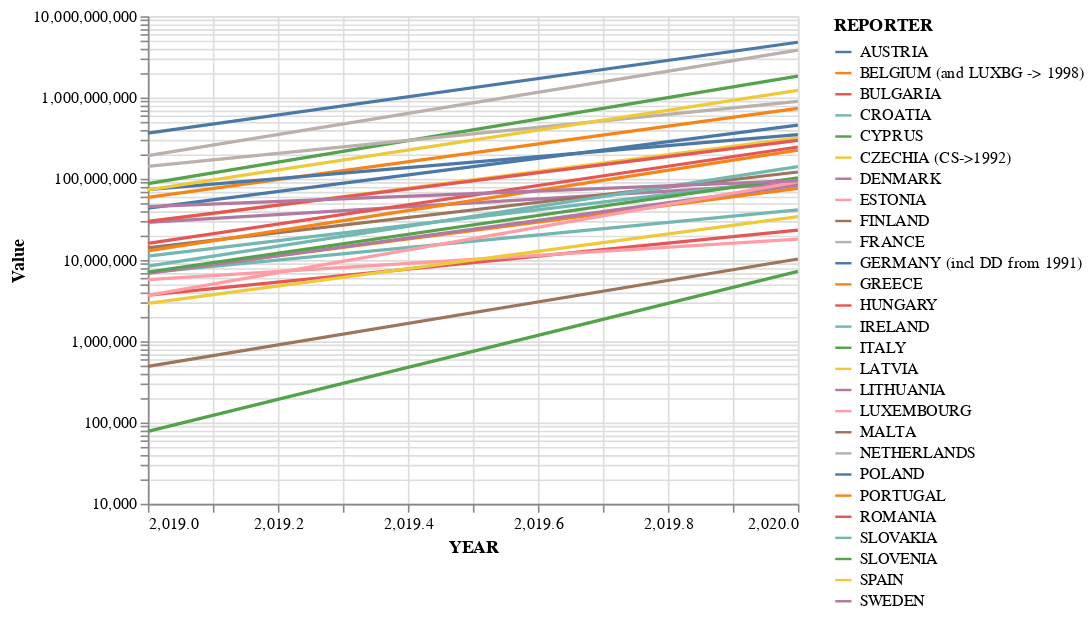

The notebook cell this image was saved under:
### Code cell
altair.Chart(slope).mark_line().encode(
    x = "YEAR",
    y = altair.Y("Value", scale=altair.Scale(type='log')),
    color = "REPORTER",
    tooltip = "REPORTER"
)

### Figure 1 — Vega-Lite specification as saved in the notebook (floating-point values rounded to 4 significant figures)
{"config": {"view": {"continuousWidth": 400, "continuousHeight": 300}}, "data": {"name": "data-688636661621c44d367a6d3f68925691"}, "mark": "line", "encoding": {"color": {"type": "nominal", "field": "REPORTER"}, "tooltip": {"type": "nominal", "field": "REPORTER"}, "x": {"type": "quantitative", "field": "YEAR"}, "y": {"type": "quantitative", "field": "Value", "scale": {"type": "log"}}}, "$schema": "https://vega.github.io/schema/vega-lite/v4.8.1.json", "datasets": {"data-688636661621c44d367a6d3f68925691": [{"REPORTER": "AUSTRIA", "YEAR": 2019, "Value": 43440000.0, "Flag and Footnotes": 0.0}, {"REPORTER": "AUSTRIA", "YEAR": 2020, "Value": 457600000.0, "Flag and Footnotes": 0.0}, {"REPORTER": "BELGIUM (and LUXBG -> 1998)", "YEAR": 2019, "Value": 58810000.0, "Flag and Footnotes": 0.0}, {"REPORTER": "BELGIUM (and LUXBG -> 1998)", "YEAR": 2020, "Value": 733400000.0, "Flag and Footnotes": 0.0}, {"REPORTER": "BULGARIA", "YEAR": 2019, "Value": 3692000.0, "Flag and Footnotes": 0.0}, {"REPORTER": "BULGARIA", "YEAR": 2020, "Value": 23290000.0, "Flag and Footnotes": 0.0}, {"REPORTER": "CROATIA", "YEAR": 2019, "Value": 7011000.0, "Flag and Footnotes": 0.0}, {"REPORTER": "CROATIA", "YEAR": 2020, "Value": 41480000.0, "Flag and Footnotes": 0.0}, {"REPORTER": "CYPRUS", "YEAR": 2019, "Value": 77660.0, "Flag and Footnotes": 0.0}, {"REPORTER": "CYPRUS", "YEAR": 2020, "Value": 7244000.0, "Flag and Footnotes": 0.0}, {"REPORTER": "CZECHIA (CS->1992)", "YEAR": 2019, "Value": 29400000.0, "Flag and Footnotes": 0.0}, {"REPORTER": "CZECHIA (CS->1992)", "YEAR": 2020, "Value": 317600000.0, "Flag and Footnotes": 0.0}, {"REPORTER": "DENMARK", "YEAR": 2019, "Value": 29010000.0, "Flag and Footnotes": 0.0}, {"REPORTER": "DENMARK", "YEAR": 2020, "Value": 87730000.0, "Flag and Footnotes": 0.0}, {"REPORTER": "ESTONIA", "YEAR": 2019, "Value": 5752000.0, "Flag and Footnotes": 0.0}, {"REPORTER": "ESTONIA", "YEAR": 2020, "Value": 18030000.0, "Flag and Footnotes": 0.0}, {"REPORTER": "FINLAND", "YEAR": 2019, "Value": 14060000.0, "Flag and Footnotes": 0.0}, {"REPORTER": "FINLAND", "YEAR": 2020, "Value": 121100000.0, "Flag and Footnotes": 0.0}, {"REPORTER": "FRANCE", "YEAR": 2019, "Value": 193100000.0, "Flag and Footnotes": 0.0}, {"REPORTER": "FRANCE", "YEAR": 2020, "Value": 3830000000.0, "Flag and Footnotes": 0.0}, {"REPORTER": "GERMANY (incl DD from 1991)", "YEAR": 2019, "Value": 365100000.0, "Flag and Footnotes": 0.0}, {"REPORTER": "GERMANY (incl DD from 1991)", "YEAR": 2020, "Value": 4787000000.0, "Flag and Footnotes": 0.0}, {"REPORTER": "GREECE", "YEAR": 2019, "Value": 6971000.0, "Flag and Footnotes": 0.0}, {"REPORTER": "GREECE", "YEAR": 2020, "Value": 76060000.0, "Flag and Footnotes": 0.0}, {"REPORTER": "HUNGARY", "YEAR": 2019, "Value": 15990000.0, "Flag and Footnotes": 0.0}, {"REPORTER": "HUNGARY", "YEAR": 2020, "Value": 245900000.0, "Flag and Footnotes": 0.0}, {"REPORTER": "IRELAND", "YEAR": 2019, "Value": 8402000.0, "Flag and Footnotes": 0.0}, {"REPORTER": "IRELAND", "YEAR": 2020, "Value": 140900000.0, "Flag and Footnotes": 0.0}, {"REPORTER": "ITALY", "YEAR": 2019, "Value": 87230000.0, "Flag and Footnotes": 0.0}, {"REPORTER": "ITALY", "YEAR": 2020, "Value": 1836000000.0, "Flag and Footnotes": 0.0}, {"REPORTER": "LATVIA", "YEAR": 2019, "Value": 2922000.0, "Flag and Footnotes": 0.0}, {"REPORTER": "LATVIA", "YEAR": 2020, "Value": 34120000.0, "Flag and Footnotes": 0.0}, {"REPORTER": "LITHUANIA", "YEAR": 2019, "Value": 6848000.0, "Flag and Footnotes": 0.0}, {"REPORTER": "LITHUANIA", "YEAR": 2020, "Value": 83390000.0, "Flag and Footnotes": 0.0}, {"REPORTER": "LUXEMBOURG", "YEAR": 2019, "Value": 3665000.0, "Flag and Footnotes": 0.0}, {"REPORTER": "LUXEMBOURG", "YEAR": 2020, "Value": 91560000.0, "Flag and Footnotes": 0.0}, {"REPORTER": "MALTA", "YEAR": 2019, "Value": 489700.0, "Flag and Footnotes": 0.0}, {"REPORTER": "MALTA", "YEAR": 2020, "Value": 10290000.0, "Flag and Footnotes": 0.0}, {"REPORTER": "NETHERLANDS", "YEAR": 2019, "Value": 142400000.0, "Flag and Footnotes": 0.0}, {"REPORTER": "NETHERLANDS", "YEAR": 2020, "Value": 898300000.0, "Flag and Footnotes": 0.0}, {"REPORTER": "POLAND", "YEAR": 2019, "Value": 73650000.0, "Flag and Footnotes": 0.0}, {"REPORTER": "POLAND", "YEAR": 2020, "Value": 348800000.0, "Flag and Footnotes": 0.0}, {"REPORTER": "PORTUGAL", "YEAR": 2019, "Value": 12970000.0, "Flag and Footnotes": 0.0}, {"REPORTER": "PORTUGAL", "YEAR": 2020, "Value": 224700000.0, "Flag and Footnotes": 0.0}, {"REPORTER": "ROMANIA", "YEAR": 2019, "Value": 29910000.0, "Flag and Footnotes": 0.0}, {"REPORTER": "ROMANIA", "YEAR": 2020, "Value": 297000000.0, "Flag and Footnotes": 0.0}, {"REPORTER": "SLOVAKIA", "YEAR": 2019, "Value": 11160000.0, "Flag and Footnotes": 0.0}, {"REPORTER": "SLOVAKIA", "YEAR": 2020, "Value": 99810000.0, "Flag and Footnotes": 0.0}, {"REPORTER": "SLOVENIA", "YEAR": 2019, "Value": 7115000.0, "Flag and Footnotes": 0.0}, {"REPORTER": "SLOVENIA", "YEAR": 2020, "Value": 102500000.0, "Flag and Footnotes": 0.0}, {"REPORTER": "SPAIN", "YEAR": 2019, "Value": 72950000.0, "Flag and Footnotes": 0.0}, {"REPORTER": "SPAIN", "YEAR": 2020, "Value": 1222000000.0, "Flag and Footnotes": 0.0}, {"REPORTER": "SWEDEN", "YEAR": 2019, "Value": 45400000.0, "Flag and Footnotes": 0.0}, {"REPORTER": "SWEDEN", "YEAR": 2020, "Value": 94740000.0, "Flag and Footnotes": 0.0}]}}
